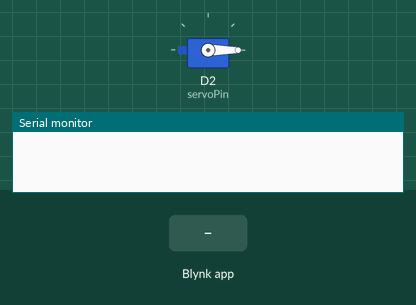
The sketch below on a simulated ESP8266 (NodeMCU). Shown: servo, the last lines printed to the serial monitor. Inputs (shaded band) come from the test bench. WiFi joins after 1.5 s; servers stay silent unless stated.

Above: at 3.0 s.
3.1 s: Blynk app writes 1 to V0
At 4.3 s:
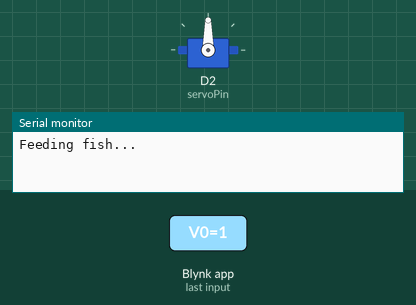
Timing chart, 0 to 6.6 s (numbered marks = the images above; inputs shaded):
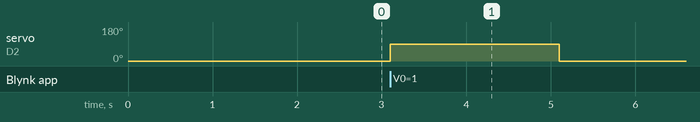

The sketch:

NodeMCU_FishFeeder.ino
```cpp
#define BLYNK_TEMPLATE_ID "YourTemplateID"
#define BLYNK_TEMPLATE_NAME "FishFeeder"
#define BLYNK_AUTH_TOKEN "YourAuthToken"

#include <ESP8266WiFi.h>
#include <BlynkSimpleEsp8266.h>
#include <Servo.h>

char auth[] = BLYNK_AUTH_TOKEN;
char ssid[] = "YourWiFiSSID";
char pass[] = "YourWiFiPassword";

Servo feederServo;
int servoPin = D2;
int tempPin = A0;

BLYNK_WRITE(V0) {
  int value = param.asInt();
  if (value == 1) {
    feedFish();
  }
}

void setup() {
  Serial.begin(9600);
  Blynk.begin(auth, ssid, pass);
  feederServo.attach(servoPin);
  feederServo.write(0);
}

void loop() {
  Blynk.run();
}

void feedFish() {
  Serial.println("Feeding fish...");
  feederServo.write(90);
  delay(2000);
  feederServo.write(0);
}
```

Measured:
- after the input at 3.1 s, servo on D2 (servoPin): 0° → 90° at once, → 0° 2.0 s later
